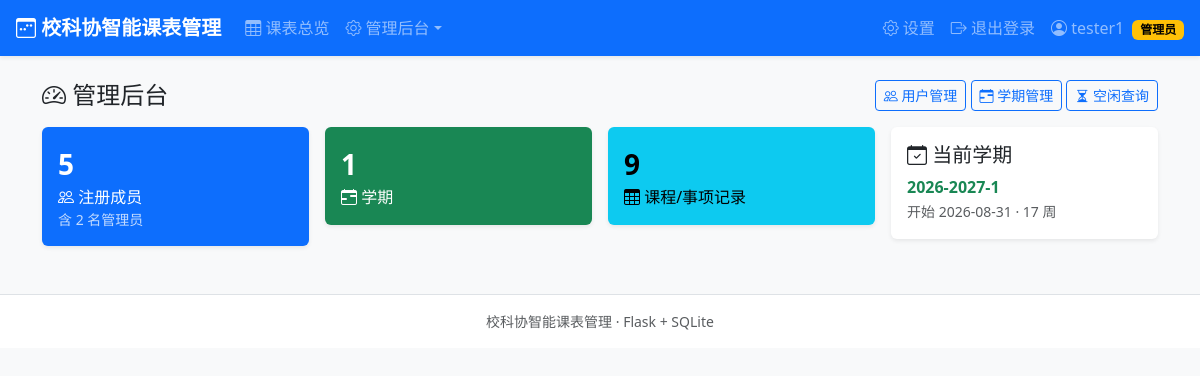
The page /admin/ (signed in) on the database its author committed.
### tables this page shows
CREATE TABLE users (
        id            INTEGER PRIMARY KEY AUTOINCREMENT,
        student_id    TEXT NOT NULL UNIQUE,
        password_hash TEXT NOT NULL,
        name          TEXT NOT NULL,
        identity      TEXT NOT NULL,               -- 主席/部长/干事
        department    TEXT,                        -- 主席可以为空
        cohort        INTEGER NOT NULL,            -- 届数，如 2026
        role          TEXT NOT NULL DEFAULT 'member',  -- admin/member
        created_at    TEXT NOT NULL
    , major TEXT NOT NULL DEFAULT '', gender TEXT NOT NULL DEFAULT '男', phone TEXT NOT NULL DEFAULT '');

CREATE TABLE semesters (
        id          INTEGER PRIMARY KEY AUTOINCREMENT,
        name        TEXT NOT NULL UNIQUE,          -- 如 2026-2027-1
        start_date  TEXT NOT NULL,                 -- YYYY-MM-DD(周一)
        total_weeks INTEGER NOT NULL,
        is_active   INTEGER NOT NULL DEFAULT 0,
        created_at  TEXT NOT NULL
    );

### app.py (the view)
@app.route("/admin")
@app.route("/admin/")
@admin_required
def admin_index():
    user_count = query_one("SELECT COUNT(*) AS n FROM users")["n"]
    sem_count = query_one("SELECT COUNT(*) AS n FROM semesters")["n"]
    course_count = query_one("SELECT COUNT(*) AS n FROM courses")["n"]
    admin_count = query_one("SELECT COUNT(*) AS n FROM users WHERE role='admin'")["n"]
    act = query_one("SELECT * FROM semesters WHERE is_active=1 ORDER BY id DESC LIMIT 1")
    return render_template("admin/dashboard.html",
                           user_count=user_count, sem_count=sem_count,
                           course_count=course_count, admin_count=admin_count,
                           active_semester=act)

### app.py (called while the page is built)
def get_db():
    if "db" not in g:
        conn = sqlite3.connect(DB_PATH)
        conn.row_factory = sqlite3.Row
        conn.execute("PRAGMA foreign_keys = ON")
        g.db = conn
    return g.db

def query_one(sql, args=()):
    return get_db().execute(sql, args).fetchone()

def login_required(view):
    @wraps(view)
    def wrapped(*args, **kwargs):
        if session.get("user_id") is None:
            flash("请先登录", "warning")
            return redirect(url_for("login", next=request.full_path if request.query_string else url_for("index")))
        return view(*args, **kwargs)
    return wrapped

def admin_required(view):
    @wraps(view)
    @login_required
    def wrapped(*args, **kwargs):
        user = get_current_user()
        if user is None or user["role"] != "admin":
            flash("需要管理员权限", "danger")
            return redirect(url_for("index"))
        return view(*args, **kwargs)
    return wrapped

def get_current_user():
    uid = session.get("user_id")
    if uid is None:
        return None
    return query_one("SELECT * FROM users WHERE id = ?", (uid,))

### templates/admin/dashboard.html (shortened to what this page needs)
{% extends "base.html" %}
{% block content %}
<div class="d-flex justify-content-between align-items-center mb-3">
  <h4 class="mb-0"><i class="bi bi-speedometer2"></i> 管理后台</h4>
  <div>
    <a class="btn btn-sm btn-outline-primary" href="{{ url_for('admin_users') }}"><i class="bi bi-people"></i> 用户管理</a>
    <a class="btn btn-sm btn-outline-primary" href="{{ url_for('admin_semesters') }}"><i class="bi bi-calendar-range"></i> 学期管理</a>
    <a class="btn btn-sm btn-outline-primary" href="{{ url_for('admin_free') }}"><i class="bi bi-hourglass-split"></i> 空闲查询</a>
  </div>
</div>
<div class="row g-3">
  <div class="col-md-3 col-6">
    <div class="card shadow-sm text-bg-primary"><div class="card-body">
      <div class="fs-3 fw-bold">{{ user_count }}</div>
      <div><i class="bi bi-people"></i> 注册成员</div>
      <div class="small opacity-75">含 {{ admin_count }} 名管理员</div>
    </div></div>
  </div>
  <div class="col-md-3 col-6">
    <div class="card shadow-sm text-bg-success"><div class="card-body">
      <div class="fs-3 fw-bold">{{ sem_count }}</div>
      <div><i class="bi bi-calendar-range"></i> 学期</div>
    </div></div>
  </div>
  <div class="col-md-3 col-6">
    <div class="card shadow-sm text-bg-info"><div class="card-body">
      <div class="fs-3 fw-bold">{{ course_count }}</div>
      <div><i class="bi bi-table"></i> 课程/事项记录</div>
    </div></div>
  </div>
  <div class="col-md-3 col-6">
    <div class="card shadow-sm"><div class="card-body">
      <h5 class="card-title"><i class="bi bi-calendar-check"></i> 当前学期</h5>
      {% if active_semester %}
        <div class="fw-bold text-success">{{ active_semester.name }}</div>
        <small class="text-muted">开始 {{ active_semester.start_date }} · {{ active_semester.total_weeks }} 周</small>
      {% else %}
        <div class="text-muted">尚未设置</div>
        <a href="{{ url_for('admin_semesters') }}" class="small">去创建/激活 →</a>
      {% endif %}
    </div></div>
  </div>
</div>
{% endblock %}

### templates/base.html (shortened to what this page needs)
<!DOCTYPE html>
<html lang="zh-CN">
<head>
  <link href="https://cdn.jsdelivr.net/npm/bootstrap@5.3.3/dist/css/bootstrap.min.css" rel="stylesheet">
  <link href="https://cdn.jsdelivr.net/npm/bootstrap-icons@1.11.3/font/bootstrap-icons.min.css" rel="stylesheet">
  <link href="{{ url_for('static', filename='style.css') }}" rel="stylesheet">
</head>
<body class="bg-light">
{% if session.get('user_id') %}
<nav class="navbar navbar-expand-lg navbar-dark bg-primary shadow-sm sticky-top">
  <div class="container-fluid px-3">
    <a class="navbar-brand fw-bold" href="{{ url_for('schedule') }}">
      <i class="bi bi-calendar3-week"></i> 校科协智能课表管理
    </a>
    <div class="collapse navbar-collapse" id="navMain">
      <ul class="navbar-nav me-auto">
        <li class="nav-item"><a class="nav-link" href="{{ url_for('schedule') }}"><i class="bi bi-table"></i> 课表总览</a></li>
        {% if session.get('role') == 'admin' %}
        <li class="nav-item dropdown">
          <a class="nav-link dropdown-toggle" href="#" role="button" data-bs-toggle="dropdown"><i class="bi bi-gear"></i> 管理后台</a>
        </li>
        {% endif %}
      </ul>
      <ul class="navbar-nav">
        <li class="nav-item"><a class="nav-link" href="{{ url_for('settings') }}"><i class="bi bi-gear"></i> 设置</a></li>
        <li class="nav-item">
          <a class="nav-link" href="{{ url_for('logout') }}"><i class="bi bi-box-arrow-right"></i> 退出登录</a>
        </li>
      </ul>
      <span class="navbar-text ms-2">
        <i class="bi bi-person-circle"></i> {{ session.get('name') }}
        {% if session.get('role') == 'admin' %}<span class="badge text-bg-warning ms-1">管理员</span>{% endif %}
      </span>
    </div>
  </div>
</nav>
{% endif %}
<main class="container py-4">
  {% block content %}{% endblock %}
</main>
<footer class="text-center text-muted small py-3 border-top bg-white mt-4">
  校科协智能课表管理 · Flask + SQLite
</footer>
</body>
</html>

### static/style.css (style rules this page uses)
body { background: #f4f6f9; }
.card { border: 0; }
.badge { vertical-align: middle; }

### rows shown on the page
users: get "tester1"
semesters: name "2026-2027-1", start_date "2026-08-31", total_weeks "17"

### other values the page prints
{{ user_count }} "5"
{{ admin_count }} "2"
{{ sem_count }} "1"
{{ course_count }} "9"
